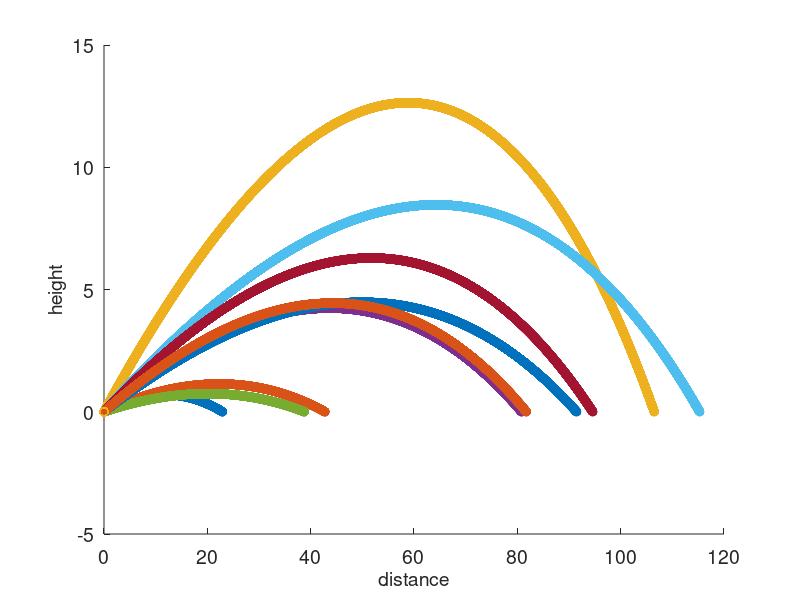
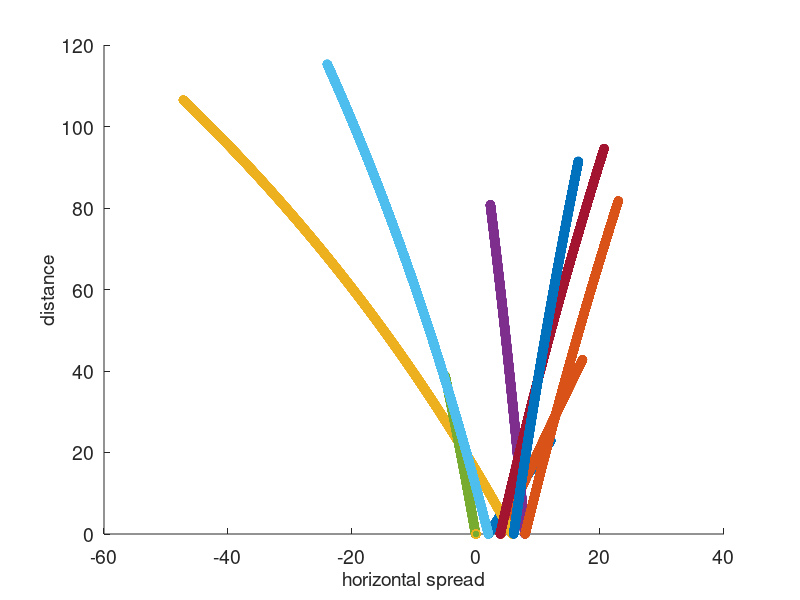
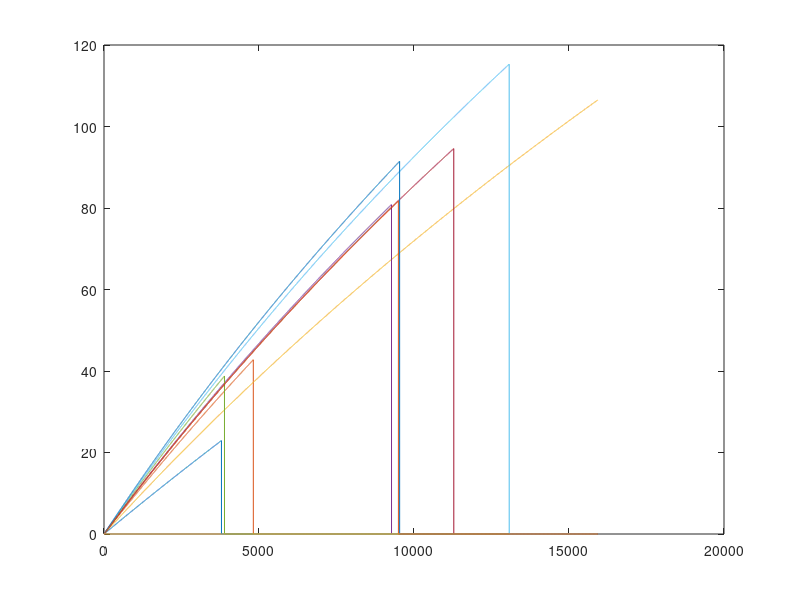

Reproduce these figures in MATLAB, in order.
clear all
close all

tdiv = 5000; %time increment (each interval is 1/tdiv seconds)
numslots = 5; %# of horizontal slots
numballs = 2*numslots; %# of vertical slots
collChecks = [1.25, 1, .5, .25, .1, .05]; %collision criteria
collChecks = collChecks.*collChecks;
count = zeros(1, length(collChecks)); %# of shots that hit each collision criteria
tSpread = 0; %total spread for hits in seconds
maxDist = max(collChecks);

%runs is # of simulations
for runs = 1:5
    lastColls = zeros(length(collChecks), 3); %track last collision to prevent double counting
    runs
    x = [];
    y = [];
    z = [];
    for g = 1:numballs
        i = 2;
        x(g, 1) = 2*mod(g, numslots) + normrnd(0, .1);
%         if(g == 1)
%             x(g, 1) = 0;
%         else
%             x(g, 1) = floor(5*rand() + 1) + x(g - 1, 1);
%         end
        y(g, 1) = 0;
        %z(g, 1) = 3*floor(g/(numslots + 1));
%         z(g, 1) = 3*mod(x(g, 1), 3);
        z(g, 1) = 0;
        vx = normrnd(0, 12)/tdiv;
        vy = min(65/tdiv, normrnd(50, 8)/tdiv);
        vx = vx*(40/(tdiv*vy)) + normrnd(0, 3)/tdiv;
        vz = vy/7 + normrnd(3, 5)/tdiv;
        acc = 9.8/(tdiv*tdiv); %g adjusted for time division
        wait = tSpread*rand()*tdiv; %wait time before hit
        j = 2;
        while(z(g, j - 1) >= 0)
            if(j > wait)
                x(g, j) = x(g, j - 1) + vx;
                y(g, j) = y(g, j - 1) + vy;
                z(g, j) = z(g, j - 1) + vz;
                vx = vx - (vx*vx*20/tdiv);
                vy = vy - (vy*vy*20/tdiv);
                vz = vz - (vz*vz*20/tdiv) - acc;
            else
                x(g, j) = x(g, j - 1);
                y(g, j) = y(g, j - 1);
                z(g, j) = z(g, j - 1);
            end
            j = j + 1;
        end
    end
    
    %step through each ball's path in 10 ms increments...since balls are
    %moving at <100 m/s and trigger for more precision is >1 m, this will
    %not miss any collsions
    minDist = 100000;
    for i = 1:numballs
        for j = (i + 1):numballs
            k = 1500;
            kinc = 50;
            while((k < length(x)))
                if(x(i, k) == 0)
                elseif(x(j, k) == 0)
                else
                    dist = power(x(i, k) - x(j, k), 2) + power(y(i, k) - y(j, k), 2) + power(z(i, k) - z(j, k), 2);
                    
                    %if possible collsion, improve resolution to 200 us
                    %increments
                    if(dist < maxDist)
                        for m = (k - 100):(k + 100)
                            
                            %check all collision criteria
                            for c = 1:length(collChecks)
                                if(dist < collChecks(c))
                                    try
                                        temp = [i, j, m] - lastColls(c, :);
                                    catch
                                        temp = [1, 1, 1];
                                    end
                                    
                                    %only count collision if first with
                                    %these two
                                    if((temp(1) ~= 0) || (temp(2) ~= 0))
                                        count(c) = count(c) + 1;
                                        lastColls(c, :) = [i, j, m];
                                    end
                                end
                            end
                        end
                    end
                    if(dist < minDist)
                        minDist = dist;
                    end
                end
                k = k + kinc;
            end
        end
    end
    result(runs) = minDist;
end

% for i = 1:numballs
%     figure(1)
%     scatter3(x(i, :), y(i, :), z(i, :))
%     xlabel('width')
%     ylabel('distance')
%     zlabel('height')
%     hold on
% end
% view(30, 30)
% view(90, 0)

for i = 1:numballs
    figure(1)
    scatter(y(i, :), z(i, :))
    xlabel('distance', 'fontsize', 14)
    ylabel('height', 'fontsize', 14)
    set(gca, 'Fontsize', 14)
    hold on
end

for i = 1:numballs
    figure(2)
    scatter(x(i, :), y(i, :))
    xlabel('horizontal spread', 'fontsize', 14)
    ylabel('distance','fontsize', 14)
    set(gca, 'Fontsize', 14)
    hold on
end

for i = 1:numballs
    figure(3)
    plot(y(i, :))
    hold on
end
